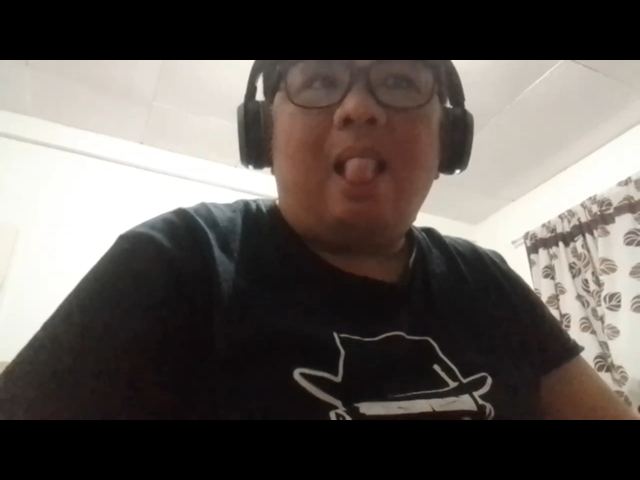
#> input picture frame.png, 640 x 480 px, given in place of the camera
$ python main.py
#> lines starting #> are read from the running program, lines starting #| are printed output that depends on the picture
import glob
import os
import shutil
import cv2
import time
from threading import Thread

# Import your email sending function
from emailing import send_email_solution

# Initialize video capture
video = cv2.VideoCapture(0)
time.sleep(1)

first_frame = None
status_list = []
count = 1
all_images = []
image_with_object = None

# Folder for sent images
sent_folder = "sent"
os.makedirs(sent_folder, exist_ok=True)

# Function to clean the images folder
def clean_folder():
    global all_images, image_with_object, count
    for file in all_images:
        if os.path.exists(file):
            os.remove(file)
    all_images = []
    image_with_object = None
    count = 1
    print("Folder cleaned")

# Main loop
while True:
    status = 0
    ret, frame = video.read()
#> frame is the input picture: shape (480, 640, 3); mean B, G, R 83.4, 87.5, 93.3
    if not ret:
        break

    gray_frame = cv2.cvtColor(frame, cv2.COLOR_BGR2GRAY)
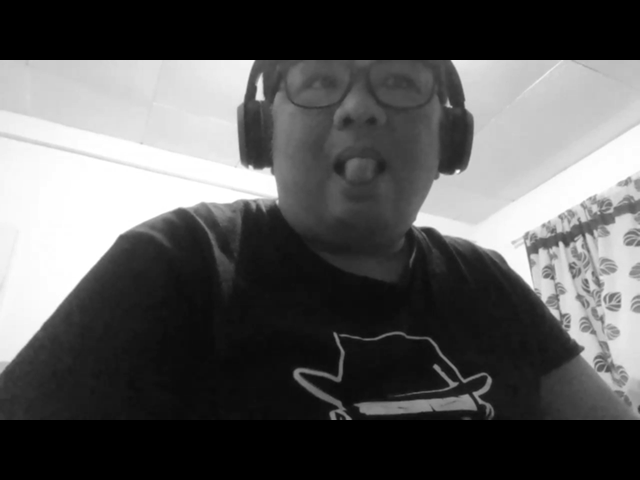
#> gray_frame: shape (480, 640); min 0, max 255, mean 88.8
    gray_frame = cv2.GaussianBlur(gray_frame, (21, 21), 0)
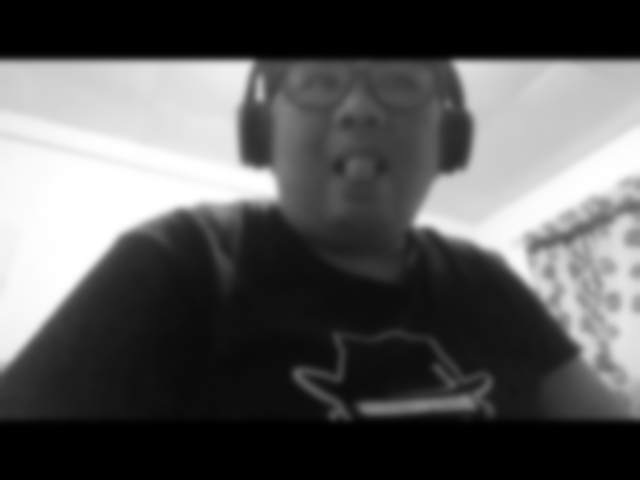
#> gray_frame: shape (480, 640); min 0, max 255, mean 88.8

    if first_frame is None:
        first_frame = gray_frame
        continue

    # Compute difference between current frame and first frame
    delta_frame = cv2.absdiff(first_frame, gray_frame)
    thresh_frame = cv2.threshold(delta_frame, 60, 255, cv2.THRESH_BINARY)[1]
    thresh_frame = cv2.dilate(thresh_frame, None, iterations=2)

    contours, _ = cv2.findContours(thresh_frame, cv2.RETR_EXTERNAL, cv2.CHAIN_APPROX_SIMPLE)

    for contour in contours:
        if cv2.contourArea(contour) < 5000:
            continue
        x, y, w, h = cv2.boundingRect(contour)
        cv2.rectangle(frame, (x, y), (x + w, y + h), (0, 255, 0), 3)
        status = 1

        # Save motion frame
        img_path = f'images/{count}.png'
        os.makedirs('images', exist_ok=True)
        cv2.imwrite(img_path, frame)
        count += 1
        all_images = glob.glob('images/*.png')
        image_with_object = all_images[len(all_images)//2]
        break

    status_list.append(status)
    status_list = status_list[-2:]

    # Trigger email and cleanup if motion stopped
    if status_list == [1, 0] and image_with_object and os.path.exists(image_with_object):
        # Copy file first to sent folder
        saved_path = os.path.join(sent_folder, os.path.basename(image_with_object))
        shutil.copy(image_with_object, saved_path)

        # Start daemon threads
        email_thread = Thread(target=send_email_solution, args=(saved_path,))
        email_thread.daemon = True
        email_thread.start()

        clean_thread = Thread(target=clean_folder)
        clean_thread.daemon = True
        clean_thread.start()

        # Reset first frame to adapt to new background
        first_frame = None

    # Display video
    cv2.imshow("Video", frame)
    if cv2.waitKey(1) & 0xFF == ord('q'):
        break

# Release resources
video.release()
cv2.destroyAllWindows()
